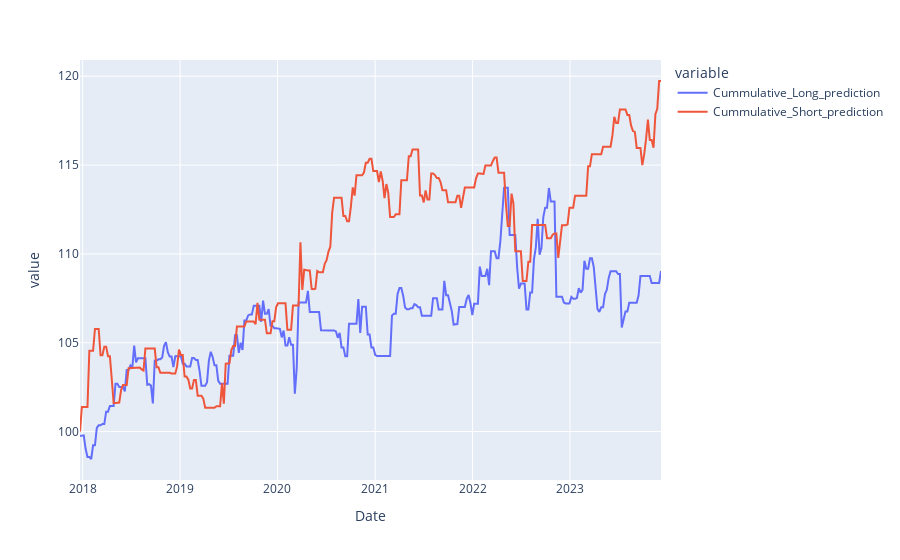

Notebook source saved alongside this figure:
### Code cell
Performance_Contribution = pd.DataFrame(df_combined['USDCHF'][x_train.shape[0]+1:])

# Add the 'Y_pred' (predictions) from the random forest model as a new column 'Prediction' in the 'Strategy' DataFrame
Performance_Contribution['Prediction'] = y_pred

Performance_Contribution['Short_prediction'] = np.where(Performance_Contribution['Prediction'] < 0, Performance_Contribution['USDCHF'] * Performance_Contribution['Prediction'], 0)

Performance_Contribution['Long_prediction'] = np.where(Performance_Contribution['Prediction'] >= 0, Performance_Contribution['USDCHF'] * Performance_Contribution['Prediction'], 0)

Performance_Contribution['Cummulative_Short_prediction'] = (Performance_Contribution['Short_prediction'].cumsum() * 100).add(100)

Performance_Contribution['Cummulative_Long_prediction'] = (Performance_Contribution['Long_prediction'].cumsum() * 100).add(100)

px.line(Performance_Contribution[['Cummulative_Long_prediction', 'Cummulative_Short_prediction']])

### Figure 1 — Plotly figure (JSON) as saved in the notebook; plotly's stock layout.template omitted (floating-point values rounded to 4 significant figures; data arrays with more than 128 entries replaced by an {"elided": "..."} marker saying what was removed)
{"data": [{"hovertemplate": "variable=Cummulative_Long_prediction<br>Date=%{x}<br>value=%{y}<extra></extra>", "legendgroup": "Cummulative_Long_prediction", "line": {"color": "#636efa", "dash": "solid"}, "marker": {"symbol": "circle"}, "mode": "lines", "name": "Cummulative_Long_prediction", "orientation": "v", "showlegend": true, "type": "scatter", "x": {"elided": "312 str values"}, "xaxis": "x", "y": {"elided": "312 float values"}, "yaxis": "y"}, {"hovertemplate": "variable=Cummulative_Short_prediction<br>Date=%{x}<br>value=%{y}<extra></extra>", "legendgroup": "Cummulative_Short_prediction", "line": {"color": "#EF553B", "dash": "solid"}, "marker": {"symbol": "circle"}, "mode": "lines", "name": "Cummulative_Short_prediction", "orientation": "v", "showlegend": true, "type": "scatter", "x": {"elided": "312 str values"}, "xaxis": "x", "y": {"elided": "312 float values"}, "yaxis": "y"}], "layout": {"autosize": true, "legend": {"title": {"text": "variable"}, "tracegroupgap": 0}, "margin": {"t": 60}, "xaxis": {"anchor": "y", "autorange": true, "domain": [0, 1], "range": ["2017-12-22", "2023-12-08"], "title": {"text": "Date"}, "type": "date"}, "yaxis": {"anchor": "x", "autorange": true, "domain": [0, 1], "range": [97.28, 120.9], "title": {"text": "value"}, "type": "linear"}}}
